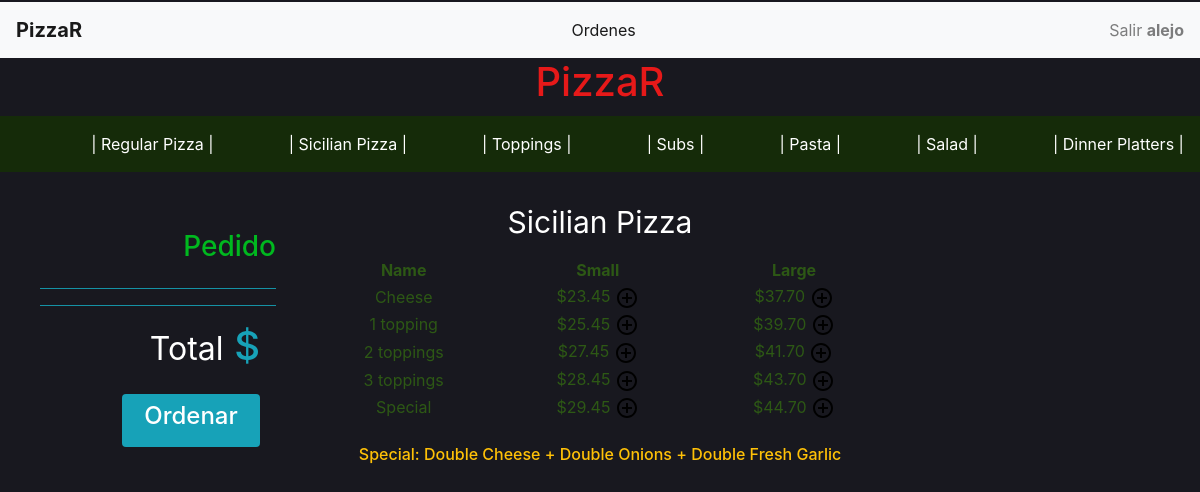
The app's page /menu/Sicilian Pizza (signed in) with its own data.
### orders/models.py (models this page shows, shortened)
class Category(models.Model):
    name=models.CharField(max_length=64)
    def __str__(self):
        return f"{self.name}"

class Sicilian_pizza(models.Model):
    name=models.CharField(max_length=64)
    small=models.DecimalField(max_digits=4,decimal_places=2)
    large=models.DecimalField(max_digits=4,decimal_places=2)

### orders/views.py (the view)
# urls.py: path("menu/<str:category>", views.menu, name="menu"),
def menu(request,category):
    menu,columns=findTable(category)
    order_number=User_order.objects.get(user=request.user,status='initiated').order_number
    context = {
        "user":request.user,
        "Checkout":Order2.objects.filter(user=request.user,number=order_number),
        "Checkout_category":Order2.objects.filter(user=request.user,number=order_number).values_list('category').distinct(),
        "Total":list(Order2.objects.filter(user=request.user,number=order_number).aggregate(Sum('price')).values())[0],
        "Category": Category.objects.all(),
        "Active_category":category,
        "Menu": menu,
        "Columns":columns,
        "Topping_price": 0.00,
        "Order_number":order_number
    }
    return render(request,"menu.html",context)

### orders/views.py (called while the page is built)
def findTable(category):
    if category == "Regular Pizza":
        menu=Regular_pizza.objects.all()
        columns=3
    elif category == "Sicilian Pizza":
        menu=Sicilian_pizza.objects.all()
        columns=3
    elif category == "Toppings":
        menu=Topping.objects.all()
        columns=1
    elif category == "Subs":
        menu=Sub.objects.all()
        columns=3
    elif category == "Pasta":
        menu=Pasta.objects.all()
        columns=2
    elif category == "Salad":
        menu=Salad.objects.all()
        columns=2
    elif category == "Dinner Platters":
        menu=Dinner_platter.objects.all()
        columns=3
    return menu,columns

### orders/templates/menu.html (shortened to what this page needs)
{% extends "layout.html" %}
{% block body%}
<div class='p-3'>
    <table class='table-small w-50 mx-auto text-center '>
        <caption style='caption-side:top;color:white;font-size: 30px;text-align: center'>{{Active_category}}</caption>
        {% if Columns == 3 %}
        <thead class='thead-light'>
            <tr >
                <th>Name</th>
                <th>Small</th>
                <th>Large</th>
            </tr>
        </thead>
        <tbody>
            {% for row in Menu %}
            <tr>
                {% load static %}
                <td>{{row.name}}</td>
                {% if row.small == None %}
                    <td></td>
                {% else %}
                    <td>${{row.small}}&nbsp;<a href="{% url 'add' Active_category row.name row.small %}"><img class='plus' src="{% static 'plus.svg' %}"></a></td>
                {% endif %}
                <td>${{row.large}}&nbsp;<a href="{% url 'add' Active_category row.name row.large %}"><img class='plus' src="{% static 'plus.svg' %}"></a></td>
            </tr>
            {% endfor %}
        </tbody>
        {% endif %}
    </table>
</div>
{% if Active_category == 'Regular Pizza' or Active_category == 'Sicilian Pizza'  %}
    <div class='text-center p-2'>
        <h6 class='text-warning mx-auto'>Special: Double Cheese + Double Onions + Double Fresh Garlic</h6>
{% endif %}
{% endblock %}

### orders/templates/layout.html (shortened to what this page needs)
<!DOCTYPE html>
<html style="height:100%">
<head>
    {% load static %}
    <link rel="stylesheet" type="text/css" href="{% static 'styles.css' %}">
    <link rel="stylesheet" href="https://maxcdn.bootstrapcdn.com/bootstrap/4.1.3/css/bootstrap.min.css">
</head>
<body style="margin-top: 2px; color: rgb(45, 88, 21); background-color: rgb(24, 24, 31);">
    {% if Category %}
    <nav class="navbar navbar-light bg-light" style="background-color: rgb(27, 27, 27);">
        <a class="navbar-brand" href="{% url 'index' %}"> <b>PizzaR</b> </a>
        <ul class="navbar-nav ml-auto">
            <li class="nav-item active">
                <a class="nav-link" href="{% url 'my_orders' Order_number %}">
                    Ordenes
                </a>
            </li>
        </ul>
        <ul class="navbar-nav ml-auto">
            <li class="nav-item">
                <a class="nav-link " href="{% url 'logout' %}">
                    Salir <strong>{{user.username}}</strong>
                </a>
            </li>
        </ul>
    </nav>
    {% endif %}
    <h1 class='text-center m-0'><a style="color: rgb(230, 25, 25);" href="{% url 'index' %}">PizzaR</a></h1>
    <nav class="navbar navbar-dark" style="background-color: rgb(21, 43, 9); margin-top: 10px;">
        {% for category in Category %}
        <ul class="navbar-nav ml-auto">
            <li class="nav-item active">
                <a href="{% url 'menu' category  %}" class="nav-link ">| {{category}} |</a>
            </li>
        </ul>
        {% endfor %}
    </nav>
    <div>
        {% block body%}
        {% endblock %}
    </div>
    <div id='checkout' class='list-group text-right '>
        {% if Category %}
        <h3 class=' text-right pr-6'>Pedido</h3>
        <ul>
            <hr class='bg-info'>
            <hr class='bg-info'>
            <li class='text-info text-right pr-3 '>
                <h1><small class='text-white'>Total</small> ${{Total|floatformat:2}}</h1>
            </li>
        </ul>
        <a id='place_order' href="{% url 'my_orders' Order_number %}">
            <div class='bg-info w-50 rounded p-2  ml-auto mr-3 text-center text-white '>
                <h4>Ordenar</h4>
            </div>
        </a>
        {% endif %}
    </div>
</body>
</html>

### orders/static/styles.css (style rules this page uses)
#checkout { color:rgb(0, 184, 31); margin-top: -250px; top:33%; right:0%; width:23%; }
li { list-style-type: none; }

### records on screen
Category: name "Regular Pizza"
Category: name "Sicilian Pizza"
Category: name "Toppings"
Category: name "Subs"
Category: name "Pasta"
Category: name "Salad"
Category: name "Dinner Platters"
Sicilian_pizza: name "Cheese", small "23.45", large "37.70"
Sicilian_pizza: name "1 topping", small "25.45", large "39.70"
Sicilian_pizza: name "2 toppings", small "27.45", large "41.70"
Sicilian_pizza: name "3 toppings", small "28.45", large "43.70"
Sicilian_pizza: name "Special", small "29.45", large "44.70"

### other values on screen
{{ user.username }} "alejo"
{{ Active_category }} "Sicilian Pizza"
